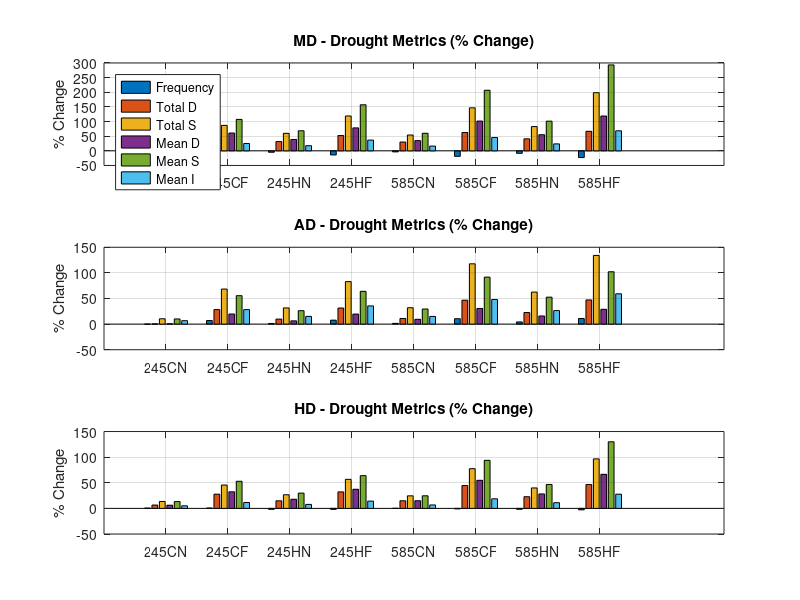

Write MATLAB code to recreate this figure. (Note: this script raises an error after producing the figure.)
%% 
% Define scenarios
scenarios = {'245CN','245CF','245HN','245HF','585CN','585CF','585HN','585HF'};

% Define metrics
metrics = {'Frequency','Total D','Total S','Mean D','Mean S','Mean I'};

% Define data for MD, AD, HD (each 6x8 matrix of % changes)
MD = [ ...
    -1.8 -9.3 -5.0 -14.1 -3.6 -18.9 -8.6 -23.0;
    22.1 45.0 31.7 52.3 30.0 62.6 41.0 66.7;
    37.8 86.9 59.7 119.0 54.0 146.8 82.8 198.6;
    24.3 60.8 38.8 78.4 34.9 101.6 55.1 118.9;
    40.2 107.3 68.5 157.3 59.9 206.9 101.3 293.4;
    11.6 25.1 17.5 36.6 16.2 45.4 23.7 68.4];

AD = [ ...
    -0.3 7.0 1.2 7.7 1.4 10.6 4.3 11.0;
     0.3 28.4 9.8 31.4 11.0 46.7 22.6 47.2;
    10.4 68.4 31.6 83.0 32.0 117.7 62.5 134.1;
     0.6 19.7 6.4 19.6 9.4 30.5 15.9 28.9;
    10.1 55.5 26.2 64.0 29.5 91.7 52.6 102.2;
     6.7 28.3 15.1 35.5 15.0 48.1 26.4 59.2];

HD = [ ...
     0.6  0.7 -1.9 -1.9  0.1 -1.0 -1.8 -2.8;
     6.5 27.7 14.8 32.2 14.9 44.6 22.8 46.6;
    13.5 45.5 26.6 56.7 24.5 77.5 39.9 96.6;
     6.2 32.4 17.8 37.3 15.0 54.8 28.2 66.5;
    13.3 52.9 29.8 63.9 24.6 93.8 46.7 130.0;
     5.0 11.5  7.8 14.2  6.7 18.7 11.1 27.7];

% Plot
figure;
categories = {'MD','AD','HD'};
data = {MD, AD, HD};

for i = 1:3
    subplot(3,1,i)
    bar(data{i}', 'grouped')  % transpose so each group is a scenario
    title([categories{i} ' - Drought Metrics (% Change)'])
    ylabel('% Change')
%     ylim([-10 100])  % adjust as needed
    xticks(1:8)
    xticklabels(scenarios)
    if i==1
        legend(metrics, 'Location','northwest')
    end
    grid on
end

% sgtitle('Drought Statistics across Scenarios')







%% output the plot

fig = gcf;
fig.PaperUnits = 'inches';

% fig.PaperPosition = [0 0 17.7 8];
fig.PaperPosition = [0 0 7 12];
print('ScreenSizeFigure', '-dpng', '-r300')





